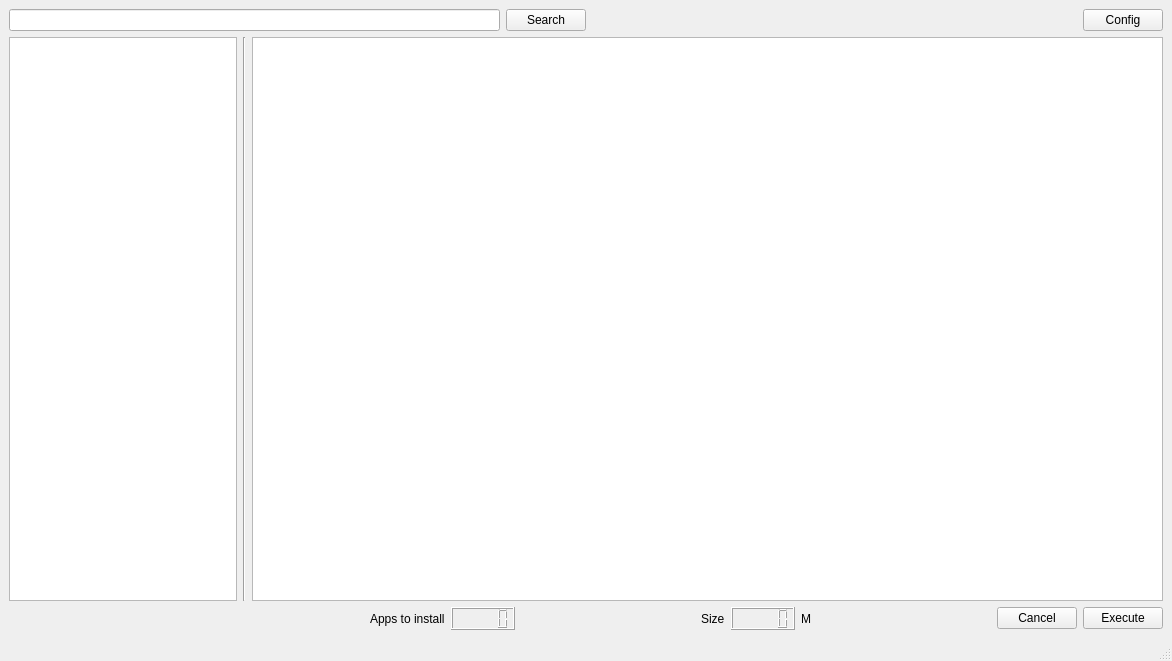
<?xml version="1.0" encoding="UTF-8"?>
<ui version="4.0">
 <class>MainWindow</class>
 <widget class="QMainWindow" name="MainWindow">
  <property name="geometry">
   <rect>
    <x>0</x>
    <y>0</y>
    <width>1172</width>
    <height>661</height>
   </rect>
  </property>
  <property name="windowTitle">
   <string>QStore</string>
  </property>
  <widget class="QWidget" name="centralwidget">
   <property name="enabled">
    <bool>true</bool>
   </property>
   <property name="sizePolicy">
    <sizepolicy hsizetype="Preferred" vsizetype="Preferred">
     <horstretch>0</horstretch>
     <verstretch>0</verstretch>
    </sizepolicy>
   </property>
   <layout class="QGridLayout" name="gridLayout">
    <item row="0" column="0">
     <layout class="QVBoxLayout" name="verticalLayout">
      <property name="sizeConstraint">
       <enum>QLayout::SetMaximumSize</enum>
      </property>
      <property name="leftMargin">
       <number>0</number>
      </property>
      <item>
       <layout class="QHBoxLayout" name="horizontalLayout">
        <item>
         <widget class="QLineEdit" name="lineEdit"/>
        </item>
        <item>
         <widget class="QPushButton" name="pushButton_search">
          <property name="text">
           <string>Search</string>
          </property>
         </widget>
        </item>
        <item>
         <spacer name="horizontalSpacer_top">
          <property name="orientation">
           <enum>Qt::Horizontal</enum>
          </property>
          <property name="sizeHint" stdset="0">
           <size>
            <width>40</width>
            <height>20</height>
           </size>
          </property>
         </spacer>
        </item>
        <item>
         <widget class="QPushButton" name="pushButton_config">
          <property name="text">
           <string>Config</string>
          </property>
          <property name="icon">
           <iconset theme="emblem-system">
            <normaloff>.</normaloff>.</iconset>
          </property>
          <property name="iconSize">
           <size>
            <width>32</width>
            <height>32</height>
           </size>
          </property>
         </widget>
        </item>
       </layout>
      </item>
      <item>
       <layout class="QHBoxLayout" name="horizontalLayout_top" stretch="1,0,4">
        <item>
         <widget class="QListWidget" name="listWidget_categories">
          <property name="sortingEnabled">
           <bool>false</bool>
          </property>
         </widget>
        </item>
        <item>
         <widget class="Line" name="line">
          <property name="orientation">
           <enum>Qt::Vertical</enum>
          </property>
         </widget>
        </item>
        <item>
         <widget class="QListWidget" name="listWidget_software">
          <property name="verticalScrollMode">
           <enum>QAbstractItemView::ScrollPerPixel</enum>
          </property>
         </widget>
        </item>
       </layout>
      </item>
      <item>
       <layout class="QHBoxLayout" name="horizontalLayout_bottom">
        <item>
         <spacer name="horizontalSpacer">
          <property name="orientation">
           <enum>Qt::Horizontal</enum>
          </property>
          <property name="sizeHint" stdset="0">
           <size>
            <width>40</width>
            <height>20</height>
           </size>
          </property>
         </spacer>
        </item>
        <item>
         <spacer name="horizontalSpacer_3">
          <property name="orientation">
           <enum>Qt::Horizontal</enum>
          </property>
          <property name="sizeHint" stdset="0">
           <size>
            <width>40</width>
            <height>20</height>
           </size>
          </property>
         </spacer>
        </item>
        <item>
         <widget class="QLabel" name="label">
          <property name="text">
           <string>Apps to install</string>
          </property>
         </widget>
        </item>
        <item>
         <widget class="QLCDNumber" name="lcdNumber_apps">
          <property name="font">
           <font>
            <pointsize>14</pointsize>
            <bold>true</bold>
           </font>
          </property>
         </widget>
        </item>
        <item>
         <spacer name="horizontalSpacer_4">
          <property name="orientation">
           <enum>Qt::Horizontal</enum>
          </property>
          <property name="sizeHint" stdset="0">
           <size>
            <width>40</width>
            <height>20</height>
           </size>
          </property>
         </spacer>
        </item>
        <item>
         <widget class="QLabel" name="label_2">
          <property name="text">
           <string>Size</string>
          </property>
         </widget>
        </item>
        <item>
         <widget class="QLCDNumber" name="lcdNumber_size">
          <property name="font">
           <font>
            <pointsize>14</pointsize>
            <bold>true</bold>
           </font>
          </property>
         </widget>
        </item>
        <item>
         <widget class="QLabel" name="label_3">
          <property name="text">
           <string>M</string>
          </property>
         </widget>
        </item>
        <item>
         <spacer name="horizontalSpacer_2">
          <property name="orientation">
           <enum>Qt::Horizontal</enum>
          </property>
          <property name="sizeHint" stdset="0">
           <size>
            <width>20</width>
            <height>20</height>
           </size>
          </property>
         </spacer>
        </item>
        <item>
         <widget class="QPushButton" name="pushButton_cancel">
          <property name="text">
           <string>Cancel</string>
          </property>
          <property name="icon">
           <iconset theme="application-exit">
            <normaloff>.</normaloff>.</iconset>
          </property>
         </widget>
        </item>
        <item>
         <widget class="QPushButton" name="pushButton_execute">
          <property name="text">
           <string>Execute</string>
          </property>
          <property name="icon">
           <iconset theme="emblem-default">
            <normaloff>.</normaloff>.</iconset>
          </property>
         </widget>
        </item>
       </layout>
      </item>
     </layout>
    </item>
   </layout>
  </widget>
  <widget class="QMenuBar" name="menubar">
   <property name="geometry">
    <rect>
     <x>0</x>
     <y>0</y>
     <width>1172</width>
     <height>23</height>
    </rect>
   </property>
  </widget>
  <widget class="QStatusBar" name="statusbar"/>
 </widget>
 <resources/>
 <connections/>
</ui>
